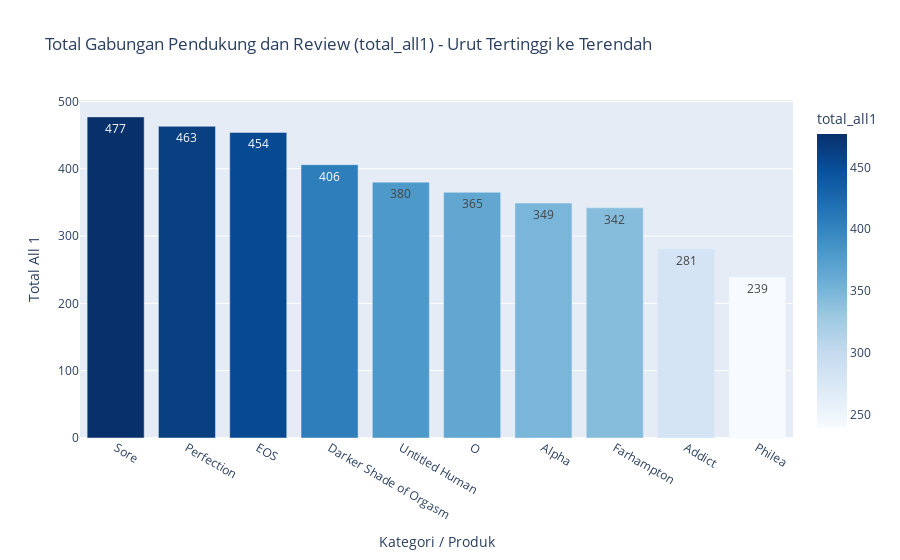

Write notebook code for a chart like this one.
### Code cell
# --- Urutkan berdasarkan total_all1 ---
combined_sorted = combined.sort_values(by="total_all1", ascending=False)

fig = px.bar(
    combined_sorted,
    x=combined_sorted.index,      # ganti ke 'nama_produk' jika ada kolom nama produk
    y="total_all1",
    title="Total Gabungan Pendukung dan Review (total_all1) - Urut Tertinggi ke Terendah",
    text="total_all1",
    color="total_all1",
    color_continuous_scale="Blues"
)

fig.update_layout(xaxis_title="Kategori / Produk", yaxis_title="Total All 1")
fig.show()
plt.show()

### Figure 1 — Plotly figure (JSON) as saved in the notebook; plotly's stock layout.template omitted (floating-point values rounded to 4 significant figures)
{"data": [{"hovertemplate": "variant=%{x}<br>total_all1=%{marker.color}<extra></extra>", "legendgroup": "", "marker": {"color": [477, 463, 454, 406, 380, 365, 349, 342, 281, 239], "coloraxis": "coloraxis", "pattern": {"shape": ""}}, "name": "", "orientation": "v", "showlegend": false, "text": [477.0, 463.0, 454.0, 406.0, 380.0, 365.0, 349.0, 342.0, 281.0, 239.0], "textposition": "auto", "type": "bar", "x": ["Sore", "Perfection", "EOS", "Darker Shade of Orgasm", "Untitled Human", "O", "Alpha", "Farhampton", "Addict", "Philea"], "xaxis": "x", "y": [477, 463, 454, 406, 380, 365, 349, 342, 281, 239], "yaxis": "y"}], "layout": {"barmode": "relative", "coloraxis": {"colorbar": {"title": {"text": "total_all1"}}, "colorscale": [[0, "rgb(247,251,255)"], [0.125, "rgb(222,235,247)"], [0.25, "rgb(198,219,239)"], [0.375, "rgb(158,202,225)"], [0.5, "rgb(107,174,214)"], [0.625, "rgb(66,146,198)"], [0.75, "rgb(33,113,181)"], [0.875, "rgb(8,81,156)"], [1, "rgb(8,48,107)"]]}, "legend": {"tracegroupgap": 0}, "title": {"text": "Total Gabungan Pendukung dan Review (total_all1) - Urut Tertinggi ke Terendah"}, "xaxis": {"anchor": "y", "domain": [0, 1], "title": {"text": "Kategori / Produk"}}, "yaxis": {"anchor": "x", "domain": [0, 1], "title": {"text": "Total All 1"}}}}
